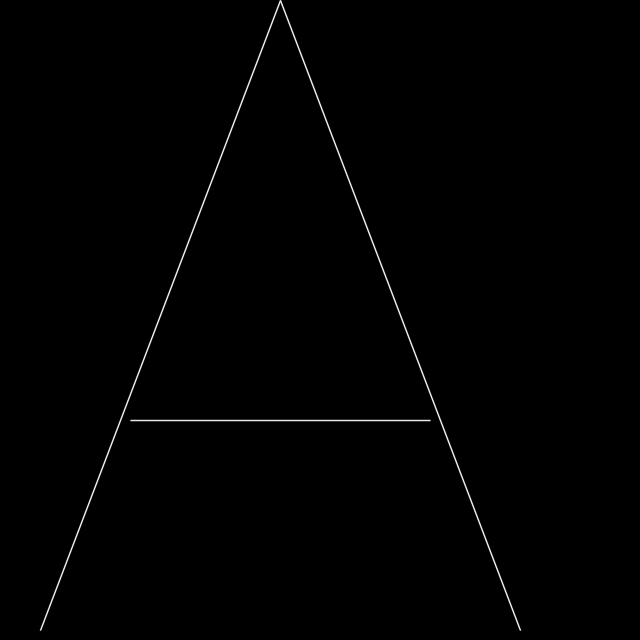
%> input picture A.png, 640 x 640 px
$ octave aliasing_examples.m   (GNU Octave 9; MATLAB toolbox functions it lacks are replaced by stand-ins)
%> lines starting %> are read from the running program, lines starting %| are printed output that depends on the picture; in (x1, y1, x2, y2) boxes, pixels count from 0 and x2, y2 are one past the last pixel; in counts of white or black regions, pixels touching at a corner belong together; the program's own positions count from 1
### glp.m
function res = glp(im,thresh)

% inputs
% im is the fourier transform of the image
% thresh is the cutoff circle radius

%outputs
% res is the filtered image

[r,c]=size(im);
d0=thresh;

d=zeros(r,c);
h=zeros(r,c);

for i=1:r
    for j=1:c
     d(i,j)=  sqrt( (i-(r/2))^2 + (j-(c/2))^2);
    end
end

for i=1:r
    for j=1:c
      h(i,j)= exp ( -( (d(i,j)^2)/(2*(d0^2)) ) );
    end
end


for i=1:r
    for j=1:c
    res(i,j)=(h(i,j))*im(i,j);
    end
end

### aliasing_examples.m
clc; clear all; close all;

% ============= reading the image

%for bricks
%img = imread('original_bricks.jpg');
%img = rgb2gray(img);

%for A
img = imread('A.png');
%> img is the input picture: size 640x640 uint8; min 0, max 245, mean 1.4

figure;
imshow(img)

% ***** NOTE ****** A.png is already a grayscale image while
% original_bricks.jpg isnt *********************************

% ================= resizing the image, equivalent to sampling

%half = imresize(img,[640,480]);
half = imresize(img,0.5);
figure;
imshow(half);

% finding Fourier transform of 'img'

cim=double(img);
[r,c]=size(cim)
%> r = 640; c = 640
r1=2*r;
%> r1 = 1280
c1=2*c;
%> c1 = 1280

pim=zeros((r1),(c1));
kim=zeros((r1),(c1));

%padding
for i=1:r
    for j=1:c
   pim(i,j)=cim(i,j);
    end
end

%center the transform
for i=1:r
    for j=1:c
   kim(i,j)=pim(i,j)*((-1)^(i+j));
    end
end
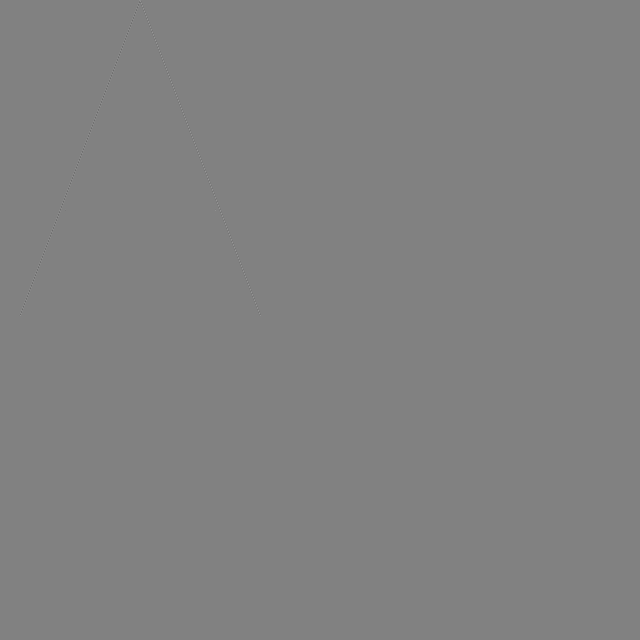
%> kim: size 1280x1280 double (shown at 1/2 size); min -245, max 239, mean 0; drawn with min black and max white

figure;
subplot(1,3,1); imshow(cim);
%> after `imshow(cim)`:
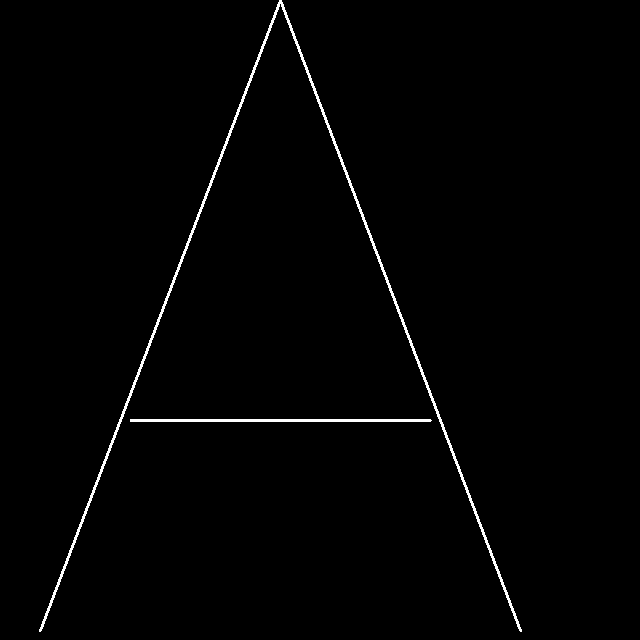
%> displayed picture: size 640x640, on the screen's scale of 0 to 255; 1.1% white in thin lines or dots, all inside (x1, y1, x2, y2) = (39, 0, 522, 632)
subplot(1,3,2); imshow(pim);
%> after `imshow(pim)`:
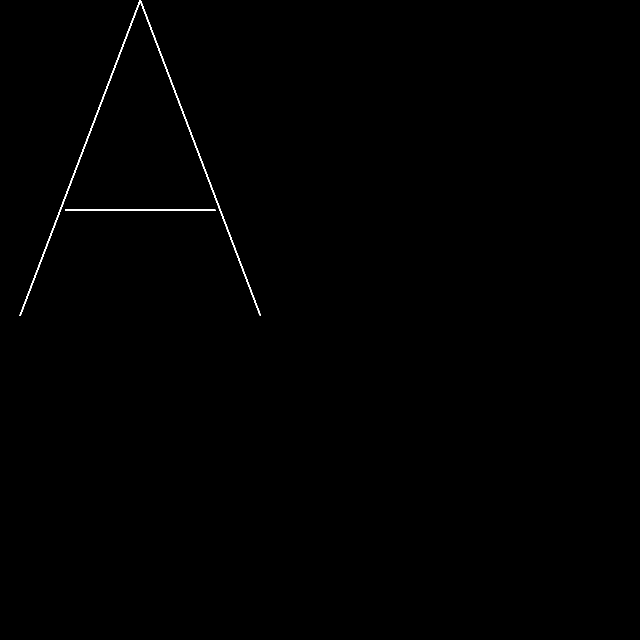
%> displayed picture: size 1280x1280, on the screen's scale of 0 to 255 (shown at 1/2 size); 0.29% white in thin lines or dots, all inside (x1, y1, x2, y2) = (39, 0, 522, 632)
subplot(1,3,3); imshow(kim);
%> after `imshow(kim)`:
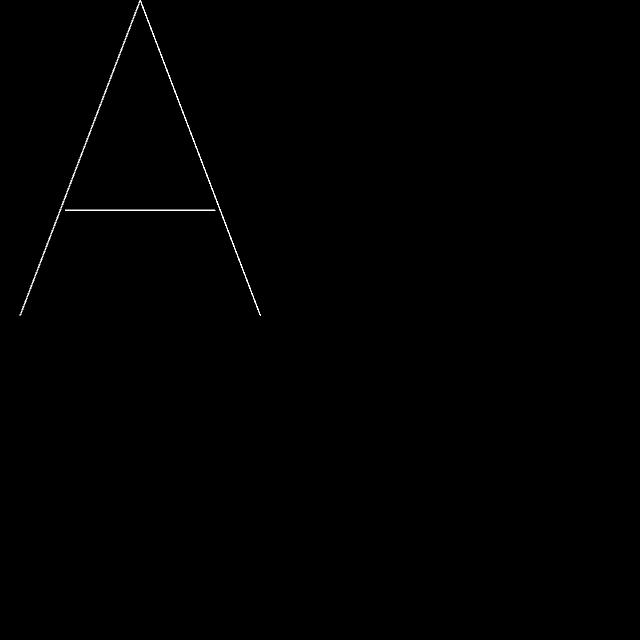
%> displayed picture: size 1280x1280, on the screen's scale of 0 to 255 (shown at 1/2 size); 0.14% white in thin lines or dots, all inside (x1, y1, x2, y2) = (39, 0, 522, 632)

fim=fft2(kim);

figure;
subplot(2,2,1);imshow(img);title('Original image');
subplot(2,2,2);imshow(uint8(fim));title('Transform');
%> (this line was passed over: imshow is not available in this run)


%=================== Low Pass Filtering

n=1;        %order for butterworth filter
thresh=100; % cutoff radius in frequency domain for filters

% ****** keep thresh = 120 for bricks moire pattern example and thresh =
% ****** 100 for letter A (jaggies) example. ****************************

% =============== function call for low pass filters

 him=glp(fim,thresh);       % gaussian low pass filter
%> after the loop in glp, `for i=1:r`:
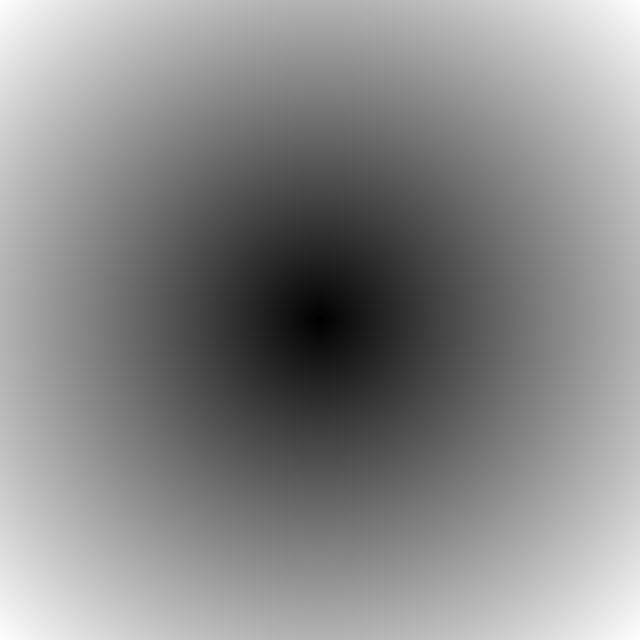
%> d: size 1280x1280 double (shown at 1/2 size); min 0, max 905.1, mean 489.7; drawn with min black and max white
%> (the run ends here)
